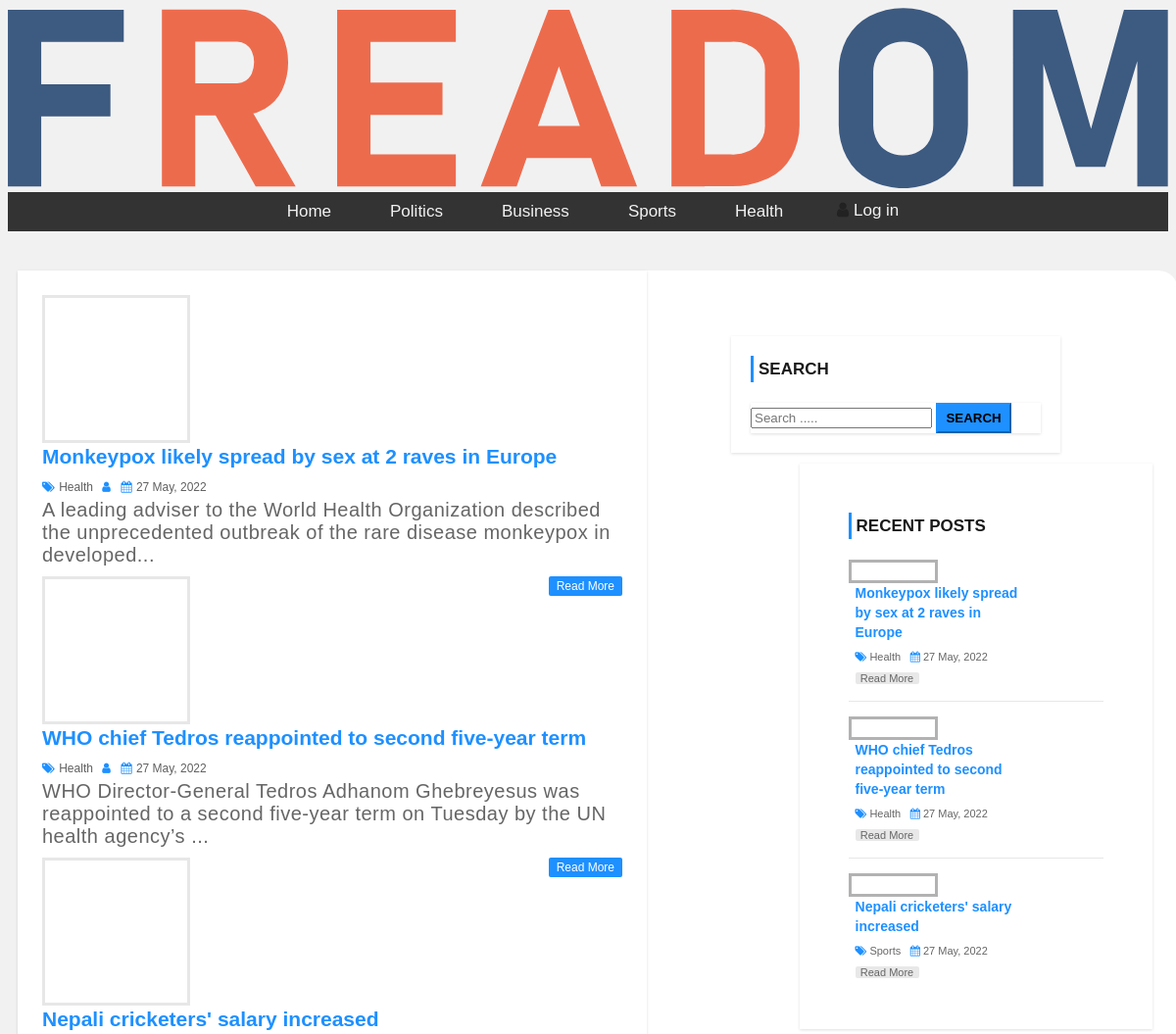
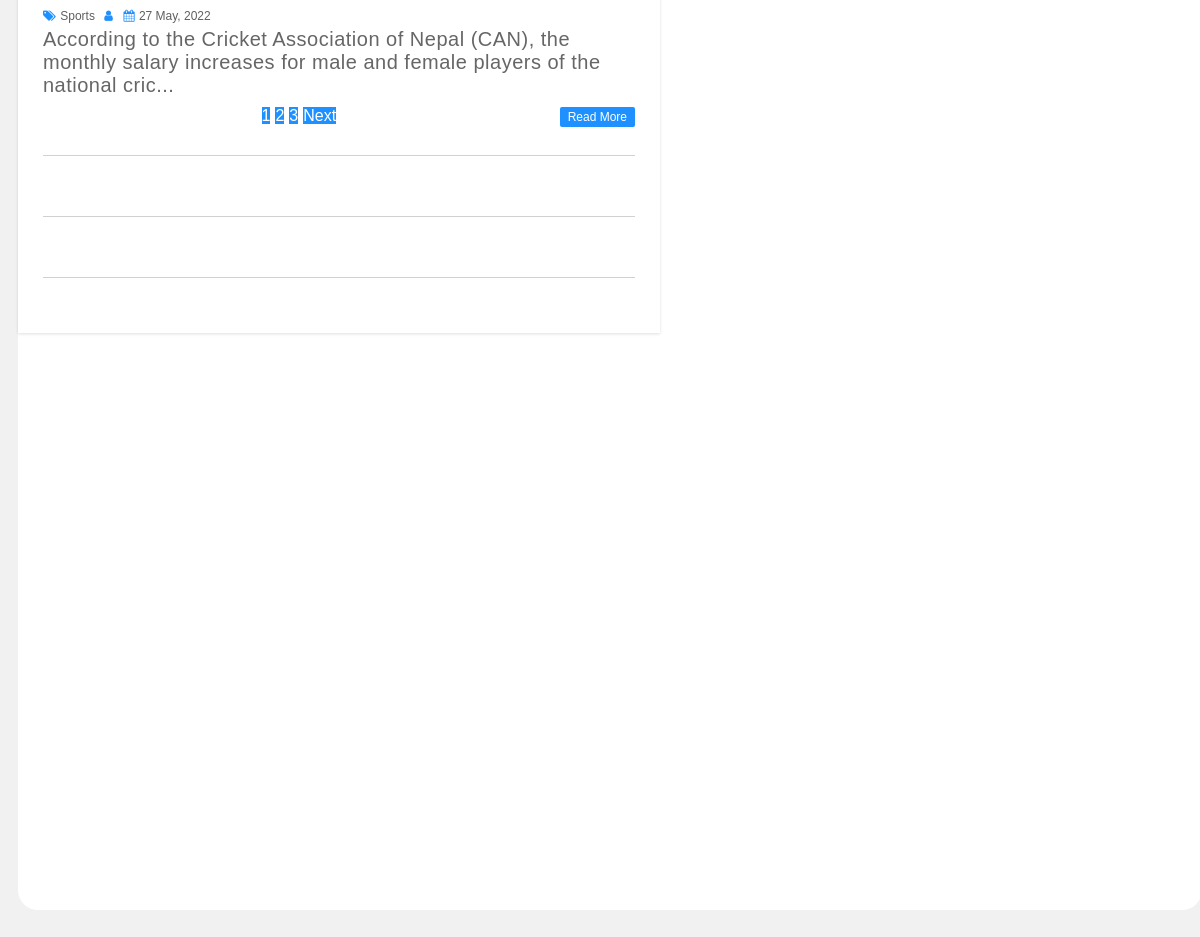
The page / on the database its author committed (2 pictures, top to bottom).
### tables this page shows
CREATE TABLE `category` (
  `category_id` int(11) NOT NULL,
  `category_name` varchar(100) NOT NULL,
  `post` int(11) NOT NULL DEFAULT 0
);

CREATE TABLE `post` (
  `post_id` int(11) NOT NULL,
  `title` varchar(100) NOT NULL,
  `description` text NOT NULL,
  `category` varchar(100) NOT NULL,
  `post_date` varchar(20) NOT NULL,
  `author` varchar(50) NOT NULL,
  `post_img` varchar(100) NOT NULL
);

### web/index.php (the view, shortened to what this page needs)
<!DOCTYPE html>
<html>
	<head>
		<link rel="stylesheet" href="css\style.css">
		<link rel="stylesheet" href="https://cdnjs.cloudflare.com/ajax/libs/font-awesome/4.7.0/css/font-awesome.min.css">
	</head>
	<body>
		<?php
		include "header.php";
?>
					<div id="main-content">
        <div class="container">
            <div class="row">
                <div class="col-md-8">
                    <div class="post-container">
                      <?php
                        include "link.php";
                        $limit = 3;
                        if(isset($_GET['page'])){
                          $page = $_GET['page'];
                        }else{
                          $page = 1;
                        }
                        $offset = ($page - 1) * $limit;
                        $sql = "SELECT post.post_id, post.title, post.description,post.post_date,post.author,
                        category.category_name,user.Name,post.category,post.post_img FROM post
                        LEFT JOIN category ON post.category = category.category_id
                        LEFT JOIN user ON post.author = user.Id
                        ORDER BY post.post_id DESC LIMIT {$offset},{$limit}";
                        $result = mysqli_query($conn, $sql) or die("Query Failed.");
                        if(mysqli_num_rows($result) > 0){
                          while($row = mysqli_fetch_assoc($result)) {
                      ?>
                        <div class="post-content">
                            <div class="row">
                                <div class="col-md-4">
                                  <a class="post-img" href="single.php?id=<?php echo $row['post_id']; ?>"><img src="http://localhost/online news portal/php/Admin/upload/<?php echo $row['post_img']; ?>" alt="" width="100%" hight="100%"/></a>
                                </div>
                                <div class="col-md-8">
                                  <div class="inner-content clearfix">
                                      <h3><a href='single.php?id=<?php echo $row['post_id']; ?>'><?php echo $row['title']; ?></a></h3>
                                      <div class="post-information">
                                          <span>
                                              <i class="fa fa-tags" aria-hidden="true"></i>
                                              <a href='category.php?cid=<?php echo $row['category']; ?>'><?php echo $row['category_name']; ?></a>
                                          </span>
                                          <span>
                                              <i class="fa fa-user" aria-hidden="true"></i>
                                          </span>
                                          <span>
                                              <i class="fa fa-calendar" aria-hidden="true"></i>
                                              <?php echo $row['post_date']; ?>
                                          </span>
                                      </div>
                                      <p class="description">
                                          <?php echo substr($row['description'],0,130) . "..."; ?>
                                      </p>
                                      <a class='read-more pull-right' href='single.php?id=<?php echo $row['post_id']; ?>'>read more</a>
                                  </div>
                                </div>
                            </div>
                        <?php
                          }
                        }else{
                          echo "<h2>No Record Found.</h2>";
                        }
                        $sql1 = "SELECT * FROM post";
                        $result1 = mysqli_query($conn, $sql1) or die("Query Failed.");
                        if(mysqli_num_rows($result1) > 0){
                          $total_records = mysqli_num_rows($result1);
                          $total_page = ceil($total_records / $limit);
                          echo '<ul class="pagination admin-pagination">';
                          for($i = 1; $i <= $total_page; $i++){
                            if($i == $page){
                              $active = "active";
                            }else{
                              $active = "";
                            }
                            echo '<li class="'.$active.'"><a href="index.php?page='.$i.'">'.$i.'</a></li>';
                          }
                          if($total_page > $page){
                            echo '<li><a href="index.php?page='.($page + 1).'">Next</a></li>';
                          }
                          echo '</ul>';
                        }
                        ?>
                    </div>
            </div>
        </div>
    </div>
    <div class="sidebar">
                <?php include 'sidebar.php'; ?>
                      </div>
		    </body>
		</html>

### web/header.php (shortened to what this page needs)
<!DOCTYPE html>
<html>
	<head>
</head>
<body>
        <div class="menu">
        <?php
                include "link.php";
                $sql = "SELECT * FROM category WHERE post > 0";
                $result = mysqli_query($conn, $sql) or die("Query Failed. : Category");
                if(mysqli_num_rows($result) > 0){
                  $active = "";
              ?>
                <ul class='menu'>
                  <li><a href='index.php'>Home</a></li>
                  <?php while($row = mysqli_fetch_assoc($result)) {
                    echo "<li><a class='{$active}' href='category.php?cid={$row['category_id']}'>{$row['category_name']}</a></li>";
                  } ?>
                <?php } ?>
					 <?php
					  if(isset($_SESSION['Email'])){
						 echo '<a href="logout.php"><i class ="fa fa-fw fa-sign-out"></i>'.$_SESSION['Email'].' Log out</a>';
					   }
					   else{
						echo '<a href="login.php"><i class ="fa fa-fw fa-user"></i>Log in</a>';
					   }
					   ?>
					</ul>
				</div>

### web/sidebar.php (shortened to what this page needs)
<!DOCTYPE html>
<html lang="en">
<head>
    <link rel="stylesheet" href="css/style.css" class="css">
</head>
<body>
<div id="sidebar" class="col-md-4">
    <div class="search-box-container">
        <h4>Search</h4>
        <form class="search-post" action="search.php" method ="GET">
            <div class="input-group">
                <input type="text" name="search" class="form-control" placeholder="Search .....">
                <span class="input-group-btn">
                    <button type="submit" class="btn btn-danger">Search</button>
                </span>
            </div>
        </form>
    </div>
    <div class="recent-post-container">
        <h4>Recent Posts</h4>
        <?php
        include "link.php";
        $limit = 3;
        $sql = "SELECT post.post_id, post.title, post.post_date,
        category.category_name,post.category,post.post_img FROM post
        LEFT JOIN category ON post.category = category.category_id
        ORDER BY post.post_id DESC LIMIT {$limit}";
        $result = mysqli_query($conn, $sql) or die("Query Failed. : Recent Post");
        if(mysqli_num_rows($result) > 0){
          while($row = mysqli_fetch_assoc($result)) {
      ?>
        <div class="recent-post">
            <a class="post-img" href="single.php?id=<?php echo $row['post_id']; ?>">
            </a>
            <div class="post-content">
                <h5><a href="single.php?id=<?php echo $row['post_id']; ?>"><?php echo $row['title']; ?></a></h5>
                <span>
                    <i class="fa fa-tags" aria-hidden="true"></i>
                    <a href='category.php?cid=<?php echo $row['category']; ?>'><?php echo $row['category_name']; ?></a>
                </span>
                <span>
                    <i class="fa fa-calendar" aria-hidden="true"></i>
                    <?php echo $row['post_date']; ?>
                </span>
                <a class="read-more" href="single.php?id=<?php echo $row['post_id']; ?>">read more</a>
            </div>
        </div>
    <?php
      }
    }
    ?>
    </div>
</div>
</body>
</html>

### web/css/style.css (style rules this page uses)
body { background: #f1f1f1; font-family: sans-serif,arial,Helvetica,Mangal Regular; }
a, a:hover, a:focus { text-decoration: none; outline: none; }
ul { margin:0; padding:0; list-style:none; }
form { background: #fff; padding: 25px; box-shadow:0 1px 3px rgba(0, 0, 0, 0.13); }
#main-content { padding: 30px 0; min-height: 750px; }
#main-content .post-container { background-color: #fff; padding: 25px; box-shadow: 0 1px 3px rgba(0, 0, 0, 0.13); width: 50%; height: auto; }
#main-content .post-content { border-bottom: 1px solid #d1d1d1; padding: 0 0 30px; margin-bottom:30px; }
#main-content .post-content .post-img { border: 3px solid #e7e7e7; display: block; height: 145px; overflow: hidden; transition: border .3s; }
#main-content .post-content h3 { font-size: 21px; line-height: 28px; font-weight: 600; margin: 0 0 7px; }
#main-content .post-content h3 a { color: #1e90ff; transition:all 0.3s; }
#main-content .post-content .post-information span { color: #606060; font-size: 12px; text-transform: capitalize; margin: 0 5px 5px 0; display: inline-block; }
#main-content .post-content .post-information i { color: #1e90ff; margin-right: 1px; }
#main-content .post-content .post-information a { color: #606060; text-decoration: none; }
#main-content .post-content p, #main-content .single-post p { color: #666; font-size: 20px; letter-spacing: 0.5px; margin:0 0 10px; }
#main-content .post-content a.read-more { color: #fff; background-color: #1E90FF; font-size: 12px; text-transform: capitalize; padding: 3px 8px; border-radius: 2px; transition: all 0.3s; }
.pagination { display: block; text-align: center; margin: 0; }
.pagination li { display:inline-block; margin: 0 5px 0 0; }
.pagination li a { border: none; background: #1e90ff; color: #fff; }
i.fa { color:#222; }
#sidebar h4 { color: #1A1A1A; font-size: 17px; line-height: 27px; font-weight:600; text-transform: uppercase; padding: 0 0 0 5px; margin: 0 0 21px; border-left: 3px solid #1e90ff; }
#sidebar .search-box-container { background-color: #fff; padding: 20px; margin: 0 0 30px; box-shadow: 0 1px 3px rgba(0, 0, 0, 0.13); }
#sidebar .search-post { padding: 0; }
#sidebar .search-post input { color: #606060; }
#sidebar .search-post .btn { font-weight: 600; text-transform: uppercase; padding: 6px 8px; background-color: #1E90FF; border-color: #1E90FF; outline: none; }
#sidebar .recent-post-container { padding: 50px; background: #fff; box-shadow: 0 1px 3px rgba(0, 0, 0, 0.13); }
#sidebar .recent-post { border-bottom: 1px solid #e7e7e7; padding: 0 0 15px; margin: 0 0 15px; }
.search-box-container { float: right; width: 56%; height: auto; transform: translate(350px,-1040px); }
.recent-post-container { float: right; width: 48%; height: auto; padding-top: 20%; transform: translate(920px,-920px); }
#sidebar .recent-post:last-child { margin: 0; padding: 0; border: none; }
#sidebar .recent-post .post-img { display: inline-block; width: 33%; border: 3px solid rgba(0,0,0,0.3); vertical-align: top; transition: border .3s; }
#sidebar .recent-post .post-content { width: 65%; display: inline-block; border: none; padding: 0 0 0 7px; margin: 0; }
#sidebar .recent-post h5 { font-size: 14px; line-height: 20px; margin: 0 0 5px; }
#sidebar .recent-post h5 a { color: #1E90FF; }
#sidebar .recent-post span { color: #666; font-size: 11px; display: inline-block; margin: 0 5px 10px 0; }
#sidebar .recent-post span a { color: #666; }
#sidebar .recent-post span i { color: #1E90FF; }
#sidebar .recent-post a.read-more { color: #666; background-color: rgba(0,0,0,0.09); width: 65px; font-size: 11px; text-align: center; padding: 0; display: block; transition: all 0.3s; }

### web/header.php (style rules this page uses)
.menu { display: flex; justify-content: center; color: #000; background-color: #333; }
ul li { margin: 10px; }
.menu a { float: center; color: #f2f2f2; text-align: center; padding: 9px 20px; text-decoration: none; font-size: 17px; width: auto; }

### web/sidebar.php (style rules this page uses)
.search-box-container { float: right; width: 25%; height: auto; transform: translate(-120px,-1045px); }
.recent-post-container { float: right; width: 22%; height: auto; transform: translate(310px,-915px); }

### rows shown on the page
category: category_name "Politics"
category: category_name "Business"
category: category_name "Sports"
category: category_name "Health"
post: title "Monkeypox likely spread by sex at 2 raves in Europe", category.category_name "Health", post_date "27 May, 2022", description "A leading adviser to the World Health Organization described the unprecedented outbreak of the rare disease monkeypox in developed"
post: title "WHO chief Tedros reappointed to second five-year term", category.category_name "Health", post_date "27 May, 2022", description "WHO Director-General Tedros Adhanom Ghebreyesus was reappointed to a second five-year term on Tuesday by the UN health agency’s"
post: title "Nepali cricketers' salary increased", category.category_name "Sports", post_date "27 May, 2022", description "According to the Cricket Association of Nepal (CAN), the monthly salary increases for male and female players of the national cric"
